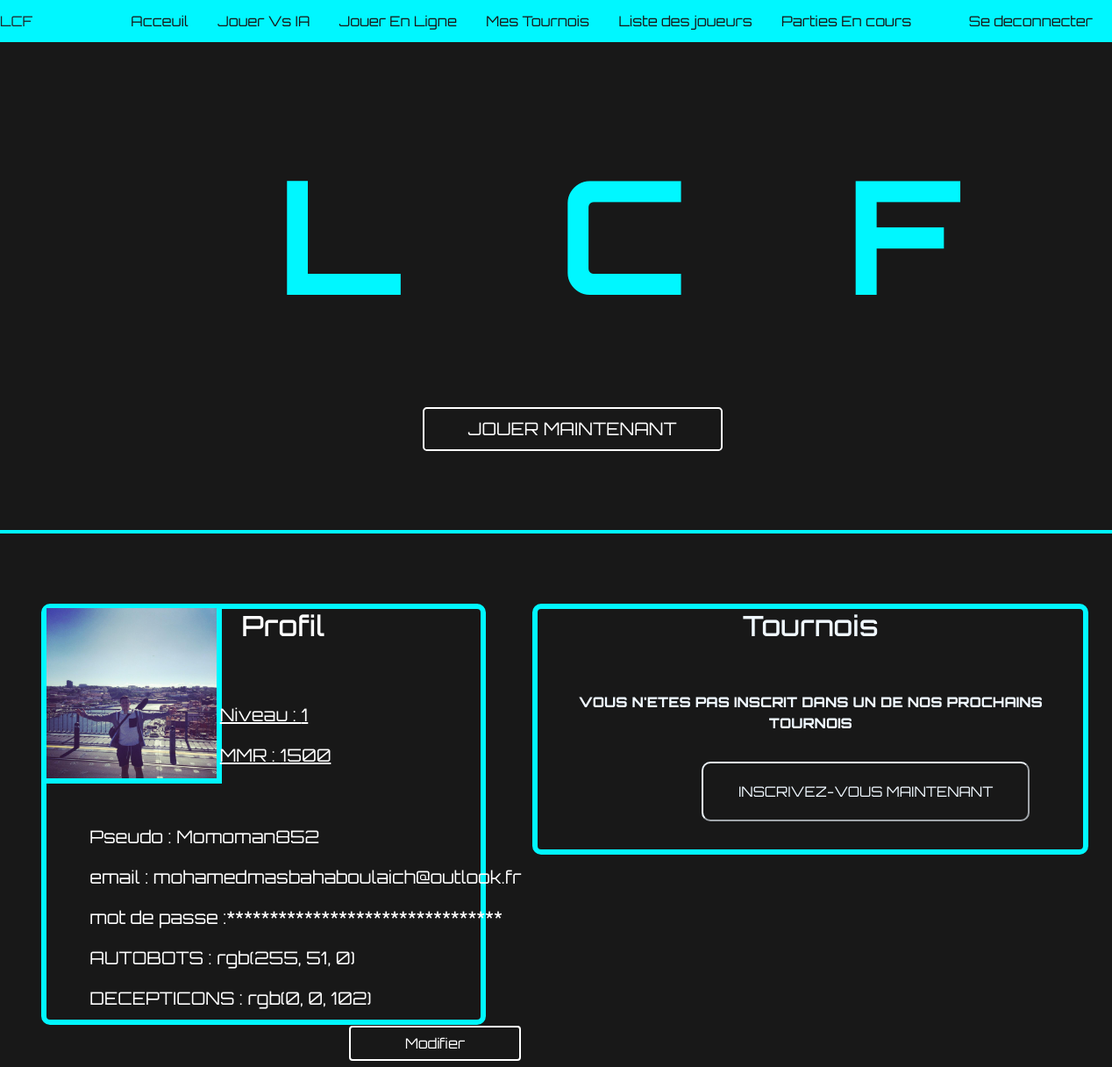
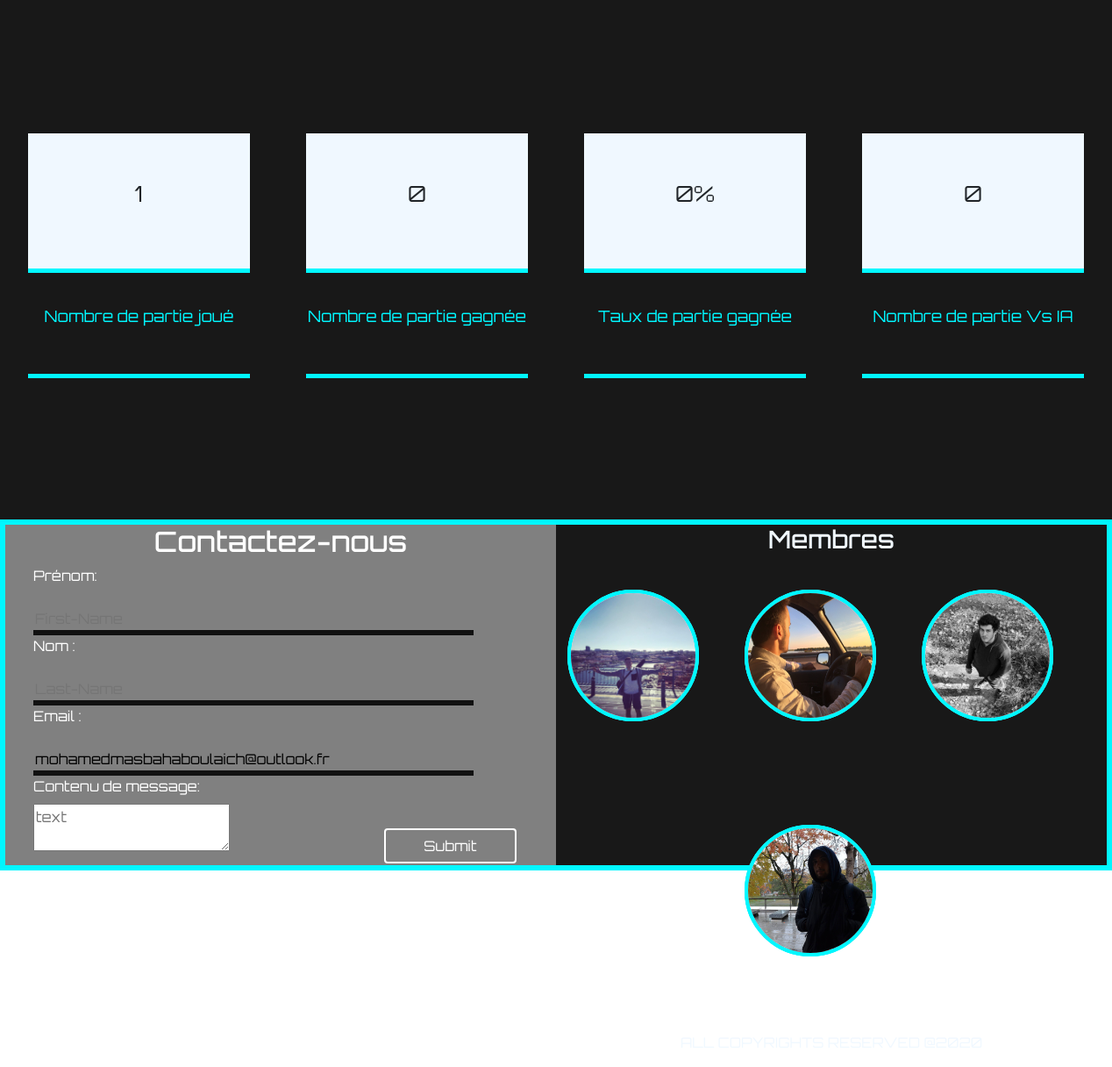
/PHP/dashboardUser.php (signed in), run on the app's committed database (2 pictures, top to bottom).
### tables this page shows
CREATE TABLE   UTILISATEUR  
(
	PSEUDO VARCHAR(45) NOT NULL,
    PASSWORD VARCHAR(45) NOT NULL,
    ROLE VARCHAR(45) NOT NULL,  
    EMAIL VARCHAR(150) NOT NULL,
    NIVEAU NUMERIC(6) NOT NULL,
    ELO NUMERIC(4) NOT NULL,
    TAUX_BOOST NUMERIC(2,2) NOT NULL, 
    DATE_FIN_BOOST DATETIME,
    COULEUR_GENTIL VARCHAR(45) NOT NULL,
    COULEUR_MECHANT VARCHAR(45) NOT NULL,
    PRIORITE   VARCHAR(45) NOT NULL,
    AVATAR VARCHAR(1000) NOT NULL,  

CONSTRAINT UTILISATEUR_PK PRIMARY KEY ( PSEUDO ),
CONSTRAINT EMAIL_CT CHECK( EMAIL LIKE '%@%.%'),
 
CONSTRAINT ROLE_UTIL CHECK ( ROLE IN ("ADMIN","JOUEUR"))
);

### PHP/dashboardUser.php (the view, shortened to what this page needs)
<?php
    require_once('ConnexionBD.php');
    $PSEUDO= isset($_SESSION['id_utilisateur']) ? $_SESSION['id_utilisateur'] : 0;
    $ROLE =  isset($_SESSION['id_role']) ? $_SESSION['id_role'] : 0;
    $res2= $dbh->query("SELECT * FROM UTILISATEUR WHERE PSEUDO='$PSEUDO'");
    foreach($res2 as $row){
        $PSEUDO = $row['PSEUDO'];
        $email = $row['EMAIL'];
        $niveau = $row['NIVEAU'];
        $elo= $row['ELO'];
        $couleurG = $row['COULEUR_GENTIL'];
        $couleurM = $row['COULEUR_MECHANT'];
        $mdp= $row['PASSWORD'];
        $avatar = $row['AVATAR'];
    }
?>
<!DOCTYPE html>
<html lang="en">
<head>
    <link rel="stylesheet" href="https://stackpath.bootstrapcdn.com/bootstrap/4.4.1/css/bootstrap.min.css">
    <link rel="stylesheet" href="../CSS/dashboard.css">
    var NB_partJoue =<?php $sql2= "SELECT COUNT(*) as NBPARTIETOTAL FROM PARTIE WHERE JOUEUR_1 = '$PSEUDO' OR JOUEUR_2 = '$PSEUDO' ";
    $res2= $dbh->query($sql2);
    foreach($res2 as $row2)
    $ptot = $row2['NBPARTIETOTAL'];
    ?>;
</head>
<body id="main">
    <div id="User-dashboard">
        <p id="logo">LCF</p>
        <div id="links">
        <a href="../index.php">Acceuil</a>
            <a>Jouer Vs IA</a>
            <a id="1V1">Jouer En Ligne</a>
            <a>Mes Tournois</a>
            <?php
                if($ROLE == 'ADMIN'){
                    echo " <a href='ListOfPlayers.php' id='ListeJoueurs'>Liste des joueurs</a>
                    <a id='PartiesEnCours'>Parties En cours</a> ";
                }
            ?>
        </div>
        <div id="logOut">
        <a href="logout.php">Se deconnecter</a>
        </div>
    </div>
    <section id="intro">
    <h1>LCF</h1>
    <button type='button' id="playIAButton" class='btn btn-primary btn-lg'>JOUER MAINTENANT</button>
     </section>
     <section id="profil">
     <div id="Info">
     <div id="Profil">
        <div id="profil-container">
        <h2>Profil</h2>
            <div id="avatar">
            <img src='<?php echo $avatar;?>' width="200px" height="200px">
            </div>
            <div class="niveauMmr">
                <p>Niveau : <?php echo $niveau; ?></p>
            <p>MMR : <?php echo $elo; ?></p>
                </div>
            <div id="info-profile">
            <p id="pseudo">Pseudo : <?php echo $PSEUDO; ?></p>
            <p id="email" >email : <?php echo $email; ?></p>
            <p id="mdp" >mot de passe :<?php for($i=0 ;$i < strlen($mdp) ;$i++){
                echo '*';
            } ?></p>
                <p id="couleur_g">AUTOBOTS : <?php echo $couleurG; ?></p>
                <p id="couleur_m">DECEPTICONS : <?php echo $couleurM; ?></p>
                <button id='modifyProfile' class='btn btn-primary'>Modifier</button>
            </div>
      </div>
    </div>
    <div id="Tournois">
        <div id="TournoiContainer">
        <h2>Tournois</h2>
        <?php
        switch(sizeof($tabTournoi)){
            case 0:
                echo "<p id='aucunTournoi'>VOUS N'ETES PAS INSCRIT DANS UN DE NOS PROCHAINS TOURNOIS</p>
                <button id='ConsulterTournoi' >INSCRIVEZ-VOUS MAINTENANT</button>";
            break;
        }
        ?>
        </div>
    </div>
    <div class="StatsRow">
    <div class="statsCards">
            <div class="statsData">
            <p>
                <?php
                    $sql = "SELECT COUNT(*) as NBPARTIETOTAL FROM PARTIE WHERE JOUEUR_1 = '$PSEUDO' OR JOUEUR_2 = '$PSEUDO' ";
                    $res= $dbh->query($sql);
                    foreach($res as $row)
                    echo $row['NBPARTIETOTAL'];
                ?>
            </p>
            </div>
            <div class="statsTitle">
                <p>Nombre de partie joué</p>
            </div>
        </div>
        <div class="statsCards">
            <div class="statsData">
                <p>
                    <?php
                $sql = "SELECT COUNT(*) as NBPARTIEG FROM PARTIE WHERE ( JOUEUR_1 = '$PSEUDO' OR JOUEUR_2 = '$PSEUDO' )AND GAGNANT = '$PSEUDO' ";
                $res= $dbh->query($sql);
                foreach($res as $row)
                    echo $row['NBPARTIEG'];
                    ?>
                </p>
            </div>
            <div class="statsTitle">
                <p>Nombre de partie gagnée</p>
            </div>
        </div>
        <div class="statsCards">
            <div class="statsData">
                <p>
                <?php
                $sql1 = "SELECT COUNT(*) as NBPARTIEG FROM PARTIE WHERE ( JOUEUR_1 = '$PSEUDO' OR JOUEUR_2 = '$PSEUDO' )AND GAGNANT = '$PSEUDO' ";
                $sql2= "SELECT COUNT(*) as NBPARTIETOTAL FROM PARTIE WHERE JOUEUR_1 = '$PSEUDO' OR JOUEUR_2 = '$PSEUDO' ";
                $res1= $dbh->query($sql1);
                $res2= $dbh->query($sql2);
                foreach($res1 as $row1)
                    $pgaigne = $row1['NBPARTIEG'];
                foreach($res2 as $row2)
                    $ptot = $row2['NBPARTIETOTAL'];
                $taux =  floatval($pgaigne)/floatval($ptot) *100;
                echo round($taux ).'%';
                    ?>
                </p>
            </div>
            <div class="statsTitle">
                <p>Taux de partie gagnée</p>
            </div>
        </div>
        <div class="statsCards">
            <div class="statsData">
                <p>
                <?php
               $sql = "SELECT COUNT(*) as NBPARTIEIA FROM PARTIE WHERE ( JOUEUR_1 = '$PSEUDO' OR JOUEUR_2 = '$PSEUDO' )AND TYPE_MATCH='IA'";
               $res= $dbh->query($sql);
               foreach($res as $row)
                   echo $row['NBPARTIEIA'];
                    ?>
                </p>
            </div>
            <div class="statsTitle">
                <p>Nombre de partie Vs IA</p>
            </div>
        </div>
    </div>
    </div>
     </section>
    <section>
    <div id="Contact">
        <div id="contact-container">
          <div id="contact-form">
              <h2>Contactez-nous</h2>
              <form method="post" action='contact-submit.php'>
              <label for="first-name"> Prénom:  </label>
                  <input type="text" name="first-name" placeholder="First-Name">
              <label for="last-name"> Nom :  </label>
                  <input type="text" name="last-name" placeholder="Last-Name">
              <label for="email"> Email :  </label>
                  <input type="text" name="email" value='<?php echo $email;?>'  required></br>
              <label class="emailContent" for="emailContent" >Contenu de message:  </label></br>
                  <textarea class="emailContent" name="emailContent"  placeholder="text"></textarea></br>
                  <input id='submitContactForm' type='submit' name='submit' class='btn btn-primary' value="Submit">
              </form>
          </div>
      </div>
         <div id="membre">
             <h3>Membres</h3>
              <span class="dot col-sm-6">
              <img src='../IMAGES/31543101_102282713975787_7975195690995286016_o.jpg' width='150px' height='150px'/>
                </span>
            <span class="dot col-sm-6">
            <img src='../IMAGES/40313576_642691499489932_8305937623378034688_o.jpg' width='150px' height='150px'/>
            </span>
            <span class="dot col-sm-6">
            <img src='../IMAGES/23004546_713516668850307_9057302007055486628_o.jpg' width='150px' height='150px'/>
        </span>
            <span class="dot col-sm-6">
            <img src='../IMAGES/48380390_342138316604462_2327487200549142528_o.jpg' width='150px' height='150px'/>
            </span>
            <p>ALL COPYRIGHTS RESERVED @2020</p>
        </div>
    </div>
    </section>
</body>
</html>

### data on the page
utilisateur: AVATAR (picture), NIVEAU "1", ELO "1500", PSEUDO "Momoman852", EMAIL "mohamedmasbahaboulaich@outlook.fr", COULEUR_GENTIL "rgb(255, 51, 0)", COULEUR_MECHANT "rgb(0, 0, 102)", email "mohamedmasbahaboulaich@outlook.fr"

### other printed values
$row['NBPARTIETOTAL'] "1"
$row['NBPARTIEG'] "0"
$taux "0"
$row['NBPARTIEIA'] "0"
